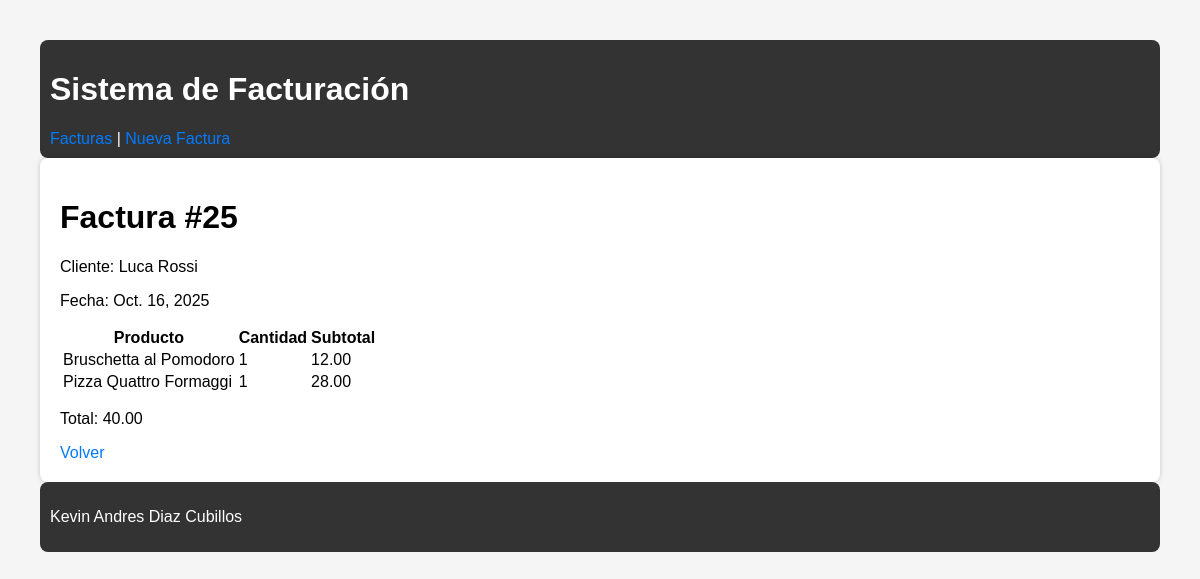
The app's page /factura/25/ with its own data.
### facturas/models.py (models this page shows, shortened)
class Factura(models.Model):
    cliente = models.ForeignKey(Cliente, on_delete=models.CASCADE, related_name='facturas')
    fecha = models.DateField(auto_now_add=True)
    def total(self):
        return sum(item.subtotal() for item in self.lineas.all())

class Cliente(models.Model):
    nombre = models.CharField(max_length=120)
    email = models.EmailField(blank=True)
    direccion = models.TextField(blank=True)

class LineaFactura(models.Model):
    factura = models.ForeignKey(Factura, on_delete=models.CASCADE, related_name='lineas')
    producto = models.ForeignKey(Producto, on_delete=models.PROTECT)
    cantidad = models.PositiveIntegerField(default=1)
    def subtotal(self):
        return self.producto.precio * self.cantidad

class Producto(models.Model):
    nombre = models.CharField(max_length=120)
    precio = models.DecimalField(max_digits=10, decimal_places=2)

### facturas/views.py (the view)
# urls.py: path('factura/<int:pk>/', views.factura_detalle, name='factura_detalle'),
def factura_detalle(request, pk):
    factura = get_object_or_404(Factura, pk=pk)
    return render(request, 'facturas/detalle.html', {'factura': factura})

### facturas/templates/facturas/detalle.html
{% extends "base.html" %}
{% block content %}
<h1>Factura #{{ factura.id }}</h1>
<p>Cliente: {{ factura.cliente.nombre }}</p>
<p>Fecha: {{ factura.fecha }}</p>
<table>
  <thead><tr><th>Producto</th><th>Cantidad</th><th>Subtotal</th></tr></thead>
  <tbody>
  {% for l in factura.lineas.all %}
    <tr>
      <td>{{ l.producto.nombre }}</td>
      <td>{{ l.cantidad }}</td>
      <td>{{ l.subtotal }}</td>
    </tr>
  {% endfor %}
  </tbody>
</table>
<p>Total: {{ factura.total }}</p>
<a href="{% url 'lista_facturas' %}">Volver</a>
{% endblock %}

### templates/base.html (style rules this page uses)
body { font-family: Arial, sans-serif; margin: 40px; background-color: #f5f5f5; }
a { color: #007bff; text-decoration: none; }

### records on screen
Factura: id "25", cliente.nombre "Luca Rossi", fecha "Oct. 16, 2025", total "40.00"
LineaFactura: producto.nombre "Bruschetta al Pomodoro", cantidad "1", subtotal "12.00"
LineaFactura: producto.nombre "Pizza Quattro Formaggi", cantidad "1", subtotal "28.00"
